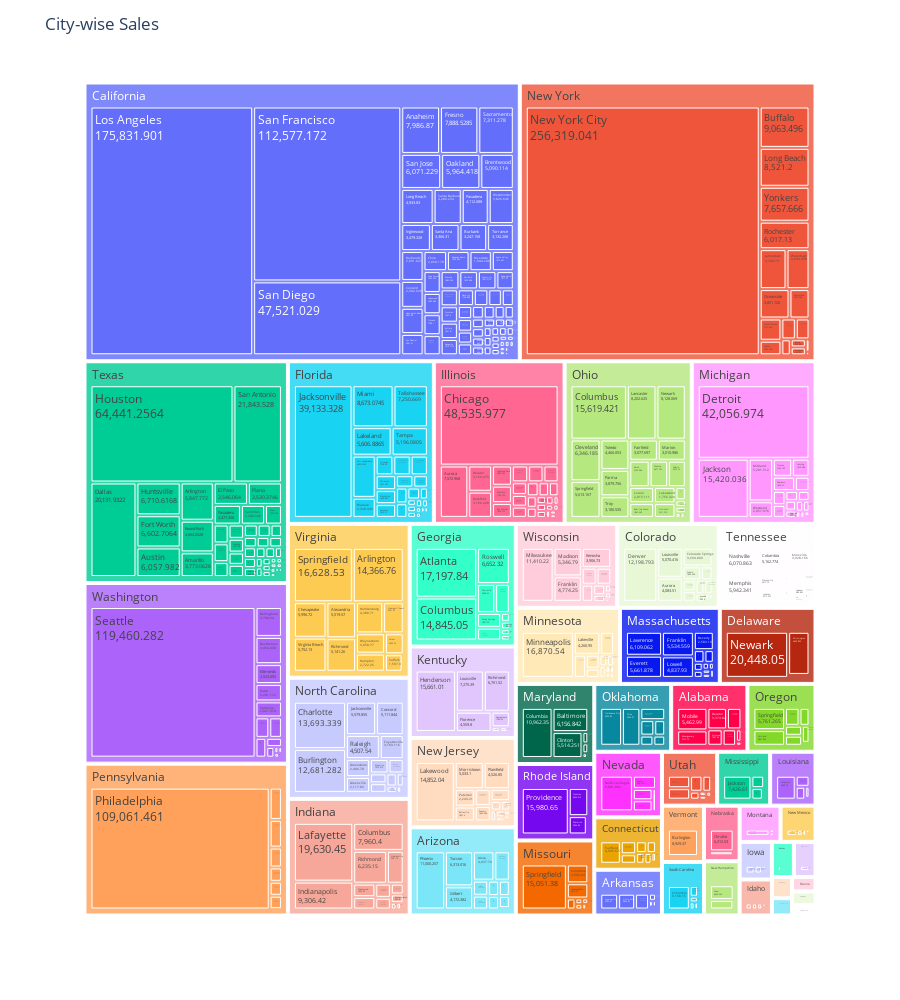

Notebook source saved alongside this figure:
### Markdown cell above
### City-Wise Sales

### Code cell
temp = df[['State','City','Sales']].groupby(['State','City'])['Sales'].sum().reset_index()
fig = px.treemap(temp,path=['State','City'], values='Sales')
fig.update_layout(height=1000,title='City-wise Sales',)
                 #color_discrete_sequence = px.colors.qualitative.Plotly)
fig.data[0].textinfo = 'label+text+value'
fig.show()

### Figure 1 — Plotly figure (JSON) as saved in the notebook; plotly's stock layout.template omitted (floating-point values rounded to 4 significant figures; data arrays with more than 128 entries replaced by an {"elided": "..."} marker saying what was removed)
{"data": [{"branchvalues": "total", "domain": {"x": [0, 1], "y": [0, 1]}, "hovertemplate": "labels=%{label}<br>Sales=%{value}<br>parent=%{parent}<br>id=%{id}<extra></extra>", "ids": {"elided": "653 str values"}, "labels": {"elided": "653 str values"}, "name": "", "parents": {"elided": "653 str values"}, "textinfo": "label+text+value", "type": "treemap", "values": {"elided": "653 float values"}}], "layout": {"height": 1000, "legend": {"tracegroupgap": 0}, "margin": {"t": 60}, "title": {"text": "City-wise Sales"}}}
